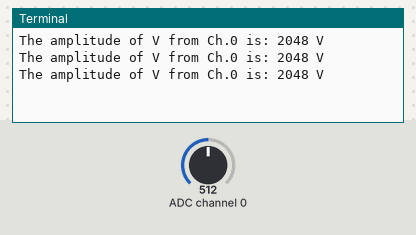
This program was run on a simulated Raspberry Pi (BCM pin numbers). On the bench: the last lines printed to the terminal. The test bench sets the inputs (shaded band); at power-on: ADC channel 0 = 512 (analog values on the 0–1023 scale).

Above: at 1.2 s.
1.3 s: ADC channel 0 set to 716
At 1.9 s:
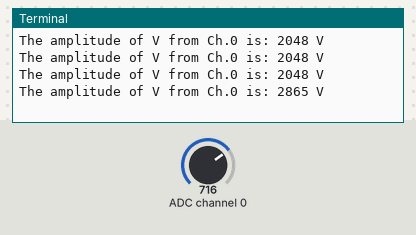
2.8 s: ADC channel 0 set to 900
At 3.4 s:
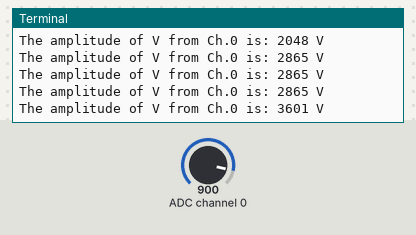
Timing chart, 0 to 5.8 s (numbered marks = the images above; inputs shaded):
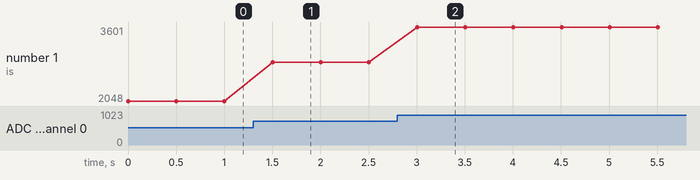

The program:

MCP3208_tryout.py
```python
#This code has been developed, using
#https://learn.sparkfun.com/tutorials/python-programming-tutorial-getting-started-with-the-raspberry-pi/experiment-3-spi-and-analog-input

import spidev
import time

spi_channel = 0

#Enable SPI
spi = spidev.SpiDev(0, spi_channel)
spi.max_speed_hz = 100000

# Hardware SPI configuration (wiring explained in README file):
#SPI_PORT   = 0
#SPI_DEVICE = 0

def read_adc(adc_channel, Vref = 3.3):
	adc_channel = 0

	data = 0b11

    	adc = spi.xfer2([6+((4&adc_channel)>>2),(3&adc_channel)<<6,0])
    	data = ((adc[1]&15) << 8) + adc[2]
    	return data
	#Performs the SPI transaction and assigns the data to "reply"
	reply = spi.xfer2(data)

	# Construct single integer out of the reply (2 bytes)
	adc = 0
	for n in reply:
		adc = (adc << 8) + n

	# Last bit (0) is not part of ADC value, shift to remove it
	adc = adc >> 1

	# Calculate voltage form ADC value
	Voltage = (Vref * adc) / 4095

	return Voltage
try:
	while True:
		# The read_adc function will get the value of the specified channel (0-1).
		adc_0 = read_adc(0)
		# Print the ADC values.
		print("The amplitude of V from Ch.0 is:", round(adc_0, 2),"V")
		time.sleep(0.5)
finally:
	#closing the SPI channel
	close()
```

Measured:
- after the input at 1.3 s, the terminal: prints a new line after 0.20 s (image 1)
- after the input at 2.8 s, the terminal: prints a new line after 0.20 s (image 2)
- plotted number 1: 2048 → 2865 after the input at 1.3 s, 2865 → 3601 after the input at 2.8 s
